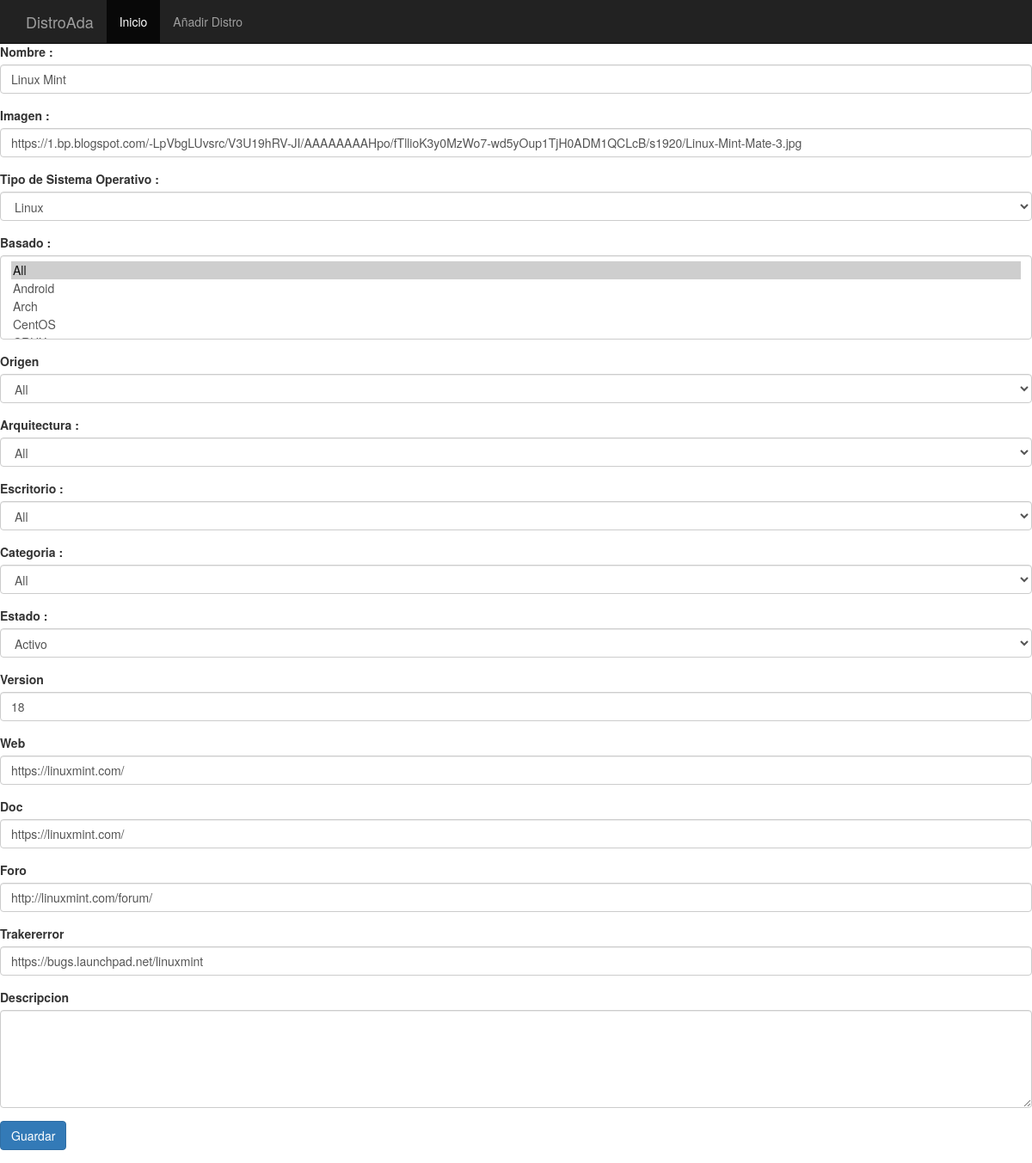
The page /update.php?id=10 on the database its author committed.
### tables this page shows
CREATE TABLE `distribuciones` (
  `id` int(11) NOT NULL,
  `Nombre` text NOT NULL,
  `Imagen` text NOT NULL,
  `TipodeSistemaOperativo` text NOT NULL,
  `Basado` text NOT NULL,
  `Origen` text NOT NULL,
  `Arquitectura` text NOT NULL,
  `Escritorio` text NOT NULL,
  `Categoria` text NOT NULL,
  `Estado` text NOT NULL,
  `Version` int(20) DEFAULT NULL,
  `Web` text NOT NULL,
  `Doc` text NOT NULL,
  `Foro` text NOT NULL,
  `Trakererror` text NOT NULL,
  `Descripcion` text NOT NULL
);

### update.php (the view, shortened to what this page needs)
<?php
    include_once 'connect_db.php';
    $id = $_REQUEST['id'];
    $errors = [];
    if( !empty($_POST) ){
            $Nombre = $_POST['Nombre'];
            $Imagen = $_POST['Imagen'];
            $TipodeSistemaOperativo = $_POST['TipodeSistemaOperativo'];
            $Basado = $_POST['Basado'];
            $Origen = $_POST['Origen'];
            $Arquitectura = $_POST['Arquitectura'];
            $Escritorio = $_POST['Escritorio'];
            $Categoria = $_POST['Categoria'];
            $Estado = $_POST['Estado'];
            $Version = $_POST['Version'];
            $Web = $_POST['Web'];
            $Doc = $_POST['Doc'];
            $Foro = $_POST['Foro'];
            $Trakererror = $_POST['Trakererror'];
            $Descripcion = $_POST['Descripcion'];
        $id = $_POST['id'];
        if ( empty($errors) ) {
            $sql = "UPDATE distribuciones SET Nombre = :Nombre , Imagen = :Imagen,TipodeSistemaOperativo = :TipodeSistemaOperativo, Basado = :Basado, Origen = :Origen, Arquitectura = :Arquitectura, Escritorio = :Escritorio, Categoria = :Categoria, Estado = :Estado, Version = :Version, Web = :Web, Doc =:Doc, Foro = :Foro, Trakererror = :Trakererror, Descripcion =: Descripcion WHERE id = :id";
            $result = $pdo->prepare($sql);
            $result->execute([
                'Nombre'     => $Nombre,
                'Imagen'  => $Imagen,
                'TipodeSistemaOperativo'  => $TipodeSistemaOperativo,
                'Basado'  => $Basado,
                'Origen'  => $Origen,
                'Arquitectura'  => $Arquitectura,
                'Escritorio'  => $Escritorio,
                'Categoria'  => $Categoria,
                'Estado'  => $Estado,
                'Version'  => $Version,
                'Web'  => $Web,
                'Doc'  => $Doc,
                'Foro'  => $Foro,
                'Trakererror'  => $Trakererror,
                'Descripcion'  => $Descripcion,
                'id'        => $id
            ]);
            header('Location: index.php');
        }else{
            $distribuciones = dameDistribuciones($pdo, $id);
        }
    }else{
        $distribuciones = dameDistribuciones($pdo, $id);
    }
function dameDistribuciones($pdo, $id) {
    $sql = "SELECT * FROM distribuciones WHERE id = :id";
    $result = $pdo->prepare($sql);
    $result->execute([
        'id' => $id
    ]);
    return $result->fetch(PDO::FETCH_ASSOC);
}
?>
<!DOCTYPE html>
<html lang="en">
  <head>
    <link rel="stylesheet" href="https://cdnjs.cloudflare.com/ajax/libs/twitter-bootstrap/3.3.7/css/bootstrap.min.css" />
    <link rel="stylesheet" href="css/app.css">
  </head>
  <body>
    <nav class="navbar navbar-inverse navbar-fixed-top">
      <div class="container">
        <div class="navbar-header">
          <a class="navbar-brand" href="index.php">DistroAda</a>
        </div>
        <div id="navbar" class="collapse navbar-collapse">
          <ul class="nav navbar-nav">
            <li class="active"><a href="index.php">Inicio</a></li>
            <li><a href="add.php">Añadir Distro</a></li>
          </ul>
        </div>
      </div>
    </nav>
    <form action="update.php" method="post">
         <div class="form-group">
            <label for="Nombre">Nombre :</label>
            <input class="form-control" type="text" id="Nombre" name="Nombre" value="<?=$distribuciones['Nombre']?>">
        </div>
        <div class="form-group">
            <label for="Imagen">Imagen :</label>
            <input class="form-control" type="text" id="Imagen" name="Imagen" value="<?=$distribuciones['Imagen']?>">
        </div>
        <div class="form-group">
            <label for="TipodeSistemaOperativo">Tipo de Sistema Operativo :</label>
            <select class="form-control" name="TipodeSistemaOperativo" id="TipodeSistemaOperativo" value="<?=$distribuciones['TipodeSistemaOperativo']?>">
                <option value="Linux">Linux</option>
            </select>
        </div>
        <div class="form-group">
            <label for="Basado">Basado :</label>
            <select class="form-control" name="Basado" id="Basado" multiple value="<?=$distribuciones['Basado']?>">
                <option selected value="All">All</option>
                <option value="Android">Android</option>
                <option value="Arch">Arch</option>
                <option value="CentOS">CentOS</option>
                <option value="CRUX">CRUX</option>
            </select>
        </div>
        <div class="form-group">
            <label for="Origen">Origen</label>
            <select class="form-control" name="Origen" id="Origen" value="<?=$distribuciones['Origen']?>">
                <option selected value="All">All</option>
            </select>
        </div>
        <div class="form-group">
            <label for="Arquitectura">Arquitectura :</label>
            <select class="form-control" name="Arquitectura" id="Arquitectura" value="<?=$distribuciones['Arquitectura']?>">
                <option selected value="All">All</option>
            </select>
        </div>
        <div class="form-group">
            <label for="Escritorio">Escritorio :</label>
            <select class="form-control" name="Escritorio" id="Escritorio" value="<?=$distribuciones['Escritorio']?>">
            <option selected value="All">All</option>
        </select>
        </div>
        <div class="form-group">
            <label for="Categoria">Categoria :</label>
            <select class="form-control" name="Categoria" id="Categoria"value="<?=$distribuciones['Categoria']?>">
            <option selected value="All">All</option>
        </select>
        </div>
        <div class="form-group">
            <label for="Estado">Estado :</label>
            <select class="form-control" name="Estado" id="Estado" value="<?=$distribuciones['Estado']?>">
                <option>Activo</option>
            </select>
        </div>
        <div class="form-group">
            <label for="Version">Version</label>
            <input type="text" class="form-control" id="Version" name="Version" value="<?=$distribuciones['Version']?>">
        </div>
        <div class="form-group">
            <label for="Web">Web</label>
            <input type="text" class="form-control" id="Web" name="Web" value="<?=$distribuciones['Web']?>">
        </div>
        <div class="form-group">
            <label for="Doc">Doc</label>
            <input type="text" class="form-control" id="Doc" name="Doc" value="<?=$distribuciones['Web']?>">
        </div>
        <div class="form-group">
            <label for="Foro">Foro</label>
            <input type="text" class="form-control" id="Foro" name="Foro" value="<?=$distribuciones['Foro']?>">
        </div>
        <div class="form-group">
            <label for="Trakererror">Trakererror</label>
            <input type="text" class="form-control" id="Trakererror" name="Trakererror" value="<?=$distribuciones['Trakererror']?>">
        </div>
        <div class="form-group">
            <label for="Descripcion">Descripcion</label>
            <textarea class="form-control" name="Descripcion" id="Descripcion" rows="5" value="<?=$distribuciones['Descripcion']?>"> </textarea>
        </div>
        <div class="form-group">
            <input type="submit" class="btn btn-primary" value="Guardar" >
        </div>
    </form>
</body>

### css/app.css (style rules this page uses)
body { padding-top: 50px; }

### rows shown on the page
distribuciones: Nombre "Linux Mint", Imagen "https://1.bp.blogspot.com/-LpVbgLUvsrc/V3U19hRV-JI/AAAAAAAAHpo/fTllioK3y0MzWo7-wd5yOup1TjH0ADM1QCLcB/s1920/Linux-Mint-Mate-3.jpg", TipodeSistemaOperativo "Linux", Basado "All ☑ / Android / Arch / CentOS", Origen "All", Arquitectura "All", Escritorio "All", Categoria "All", Estado "Activo", Version "18", Web "https://linuxmint.com/", Doc "https://linuxmint.com/", Foro "http://linuxmint.com/forum/", Trakererror "https://bugs.launchpad.net/linuxmint"
